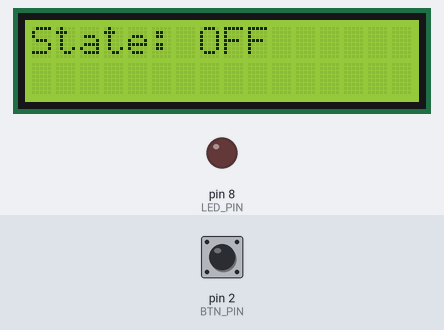
Recording of a program running on a simulated Arduino Mega 2560, built with avr-gcc and run on an emulated ATmega2560. On the bench: 16×2 character LCD, output pins drawn as LEDs (lit = HIGH). Dashed ring = blinking. Inputs (shaded band) come from the test bench; at power-on: pin 2 (BTN_PIN) HIGH. What the program prints to the serial monitor is not drawn.

Above: at 1.2 s.
1.3 s: pin 2 (BTN_PIN) pulled LOW for 0.15 s
At 2.5 s:
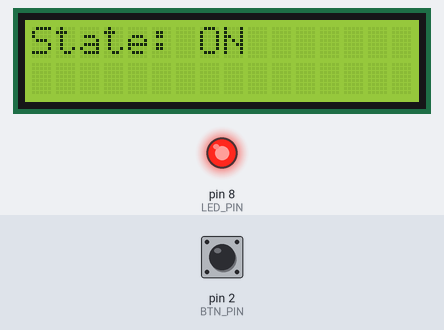
2.9 s: pin 2 (BTN_PIN) pulled LOW for 1 s
At 4.3 s:
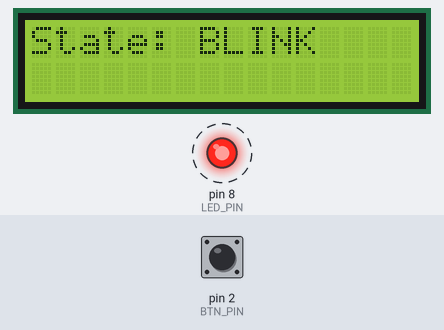
5.9 s: pin 2 (BTN_PIN) pulsed LOW 5 times (0.12 s each, 0.3 s apart)
At 8.4 s:
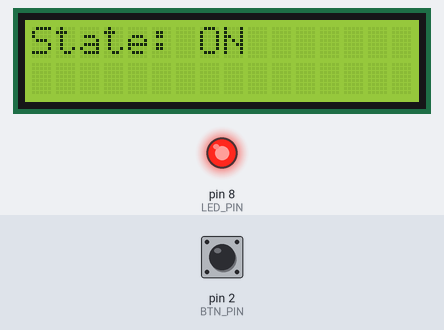
8.9 s: pin 2 (BTN_PIN) pulled LOW for 3.2 s
At 9.22 s:
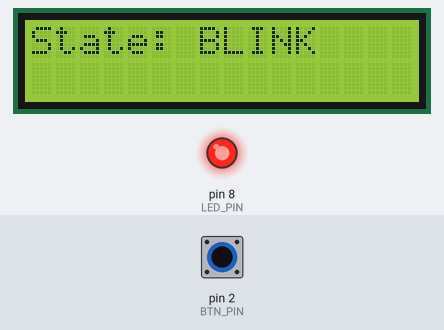
Timing chart, 0 to 14.6 s (numbered marks = the images above; inputs shaded):
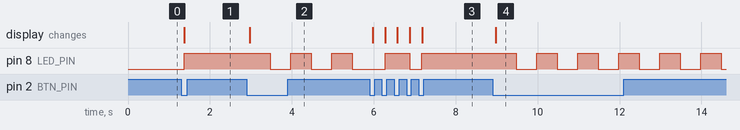

Measured:
- after the input at 1.3 s, pin 8 (LED_PIN): LOW → HIGH after 0.08 s; the display: changes after 0.08 s (image 1)
- after the input at 2.9 s, pin 8 (LED_PIN): alternates HIGH for 0.50 s and LOW for 0.50 s, starting after 0.58 s; the display: changes after 0.08 s (image 2)
- after the input at 5.9 s, the display: first changes after 0.08 s (image 3 shows a later state)
- after the input at 8.9 s, pin 8 (LED_PIN): alternates HIGH for 0.50 s and LOW for 0.50 s, starting after 0.58 s; the display: changes after 0.08 s (image 4)

The program:

main.cpp
```cpp
#include <Arduino.h>

#include "button/button.h"
#include "display/display.h"
#include "fsm/fsm.h"
#include "led/led.h"

#define LED_PIN 8
#define BTN_PIN 2

#define BLINK_INTERVAL 500

static unsigned long lastBlinkTime = 0;
static bool blinkLedState = false;

void setup() {
    Serial.begin(9600);

    fsmInit();

    ledInit(LED_PIN);
    buttonInit(BTN_PIN);
    displayInit();

    ledSet(false);

    Serial.println("System ready");
    Serial.println("State: OFF");
}

void loop() {
    bool event = buttonReadEvent();

    if (event) {
        fsmUpdate(event);

        State state = fsmGetState();

        displayUpdate(state);

        Serial.print("State changed to: ");

        switch (state) {
            case STATE_OFF:
                Serial.println("OFF");
                break;

            case STATE_ON:
                Serial.println("ON");
                break;

            case STATE_BLINK:
                Serial.println("BLINK");
                break;
        }
    }

    State state = fsmGetState();

    switch (state) {
        case STATE_OFF:
            ledSet(false);
            blinkLedState = false;
            break;

        case STATE_ON:
            ledSet(true);
            blinkLedState = false;
            break;

        case STATE_BLINK:
            if (millis() - lastBlinkTime >= BLINK_INTERVAL) {
                lastBlinkTime = millis();

                blinkLedState = !blinkLedState;

                ledSet(blinkLedState);
            }
            break;
    }
}
```

button.cpp
```cpp
#include <Arduino.h>
#include "button.h"

static int btnPin;

static bool lastButtonState = HIGH;
static bool stableButtonState = HIGH;

static unsigned long lastDebounce = 0;

const unsigned long debounceDelay = 50;

void buttonInit(int pin) {
    btnPin = pin;

    pinMode(btnPin, INPUT_PULLUP);

    lastButtonState = digitalRead(btnPin);
    stableButtonState = lastButtonState;

    lastDebounce = millis();
}

bool buttonReadEvent() {
    bool reading = digitalRead(btnPin);

    bool event = false;

    if (reading != lastButtonState) {
        lastDebounce = millis();
    }

    if ((millis() - lastDebounce) > debounceDelay) {
        if (reading != stableButtonState) {
            stableButtonState = reading;

            if (stableButtonState == LOW) {
                event = true;
            }
        }
    }

    lastButtonState = reading;

    return event;
}
```

button.h
```cpp
#ifndef BUTTON_H
#define BUTTON_H

void buttonInit(int pin);
bool buttonReadEvent();

#endif
```

display.cpp
```cpp
#include <Arduino.h>
#include <Wire.h>
#include <LiquidCrystal_I2C.h>

#include "display.h"

static LiquidCrystal_I2C lcd(0x27, 16, 2);

static State lastDisplayedState = STATE_OFF;

void displayInit() {
    lcd.init();
    lcd.backlight();
    lcd.clear();

    lcd.setCursor(0, 0);
    lcd.print("State: OFF");

    lastDisplayedState = STATE_OFF;
}

void displayUpdate(State state) {
    if (state != lastDisplayedState) {
        lcd.setCursor(0, 0);
        lcd.print("State:          ");

        lcd.setCursor(0, 0);
        lcd.print("State: ");

        switch (state) {
            case STATE_OFF:
                lcd.print("OFF");
                break;

            case STATE_ON:
                lcd.print("ON");
                break;

            case STATE_BLINK:
                lcd.print("BLINK");
                break;
        }

        lastDisplayedState = state;
    }
}
```

display.h
```cpp
#ifndef DISPLAY_H
#define DISPLAY_H

#include "fsm/fsm.h"

void displayInit();
void displayUpdate(State state);

#endif
```

fsm.cpp
```cpp
#include "fsm.h"

static State currentState = STATE_OFF;

void fsmInit() {
    currentState = STATE_OFF;
}

void fsmUpdate(bool event) {
    if (event) {
        switch (currentState) {
            case STATE_OFF:
                currentState = STATE_ON;
                break;

            case STATE_ON:
                currentState = STATE_BLINK;
                break;

            case STATE_BLINK:
                currentState = STATE_OFF;
                break;
        }
    }
}

State fsmGetState() {
    return currentState;
}
```

fsm.h
```cpp
#ifndef FSM_H
#define FSM_H

enum State {
    STATE_OFF,
    STATE_ON,
    STATE_BLINK
};

void fsmInit();
void fsmUpdate(bool event);
State fsmGetState();

#endif
```

led.cpp
```cpp
#include <Arduino.h>
#include "led.h"

static int ledPin;

void ledInit(int pin) {
    ledPin = pin;

    pinMode(ledPin, OUTPUT);

    digitalWrite(ledPin, LOW);
}

void ledSet(bool on) {
    digitalWrite(ledPin, on ? HIGH : LOW);
}
```

led.h
```cpp
#ifndef LED_H
#define LED_H

void ledInit(int pin);
void ledSet(bool on);

#endif
```
